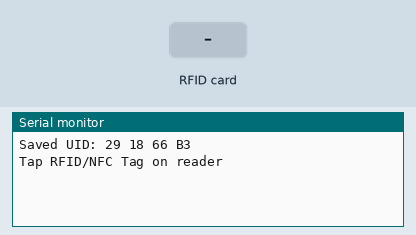
Simulated run of this sketch. Board: Arduino Uno, built with avr-gcc and run on an emulated ATmega328P. Parts: the last lines printed to the serial monitor. The test bench sets the inputs (shaded band).

Above: at 1.2 s.
1.3 s: RFID card 29 18 66 B3 held to the reader
At 2.3 s:
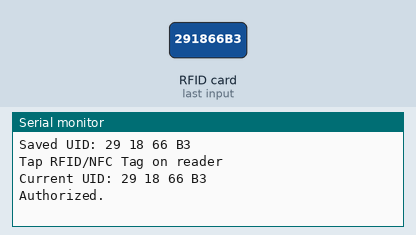
2.8 s: RFID card 5E 7A 19 C4 held to the reader
At 3.7 s:
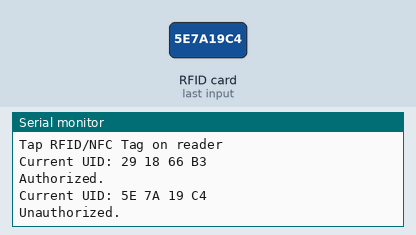

The sketch:

2.ino
```cpp
/*
 * Created by Eyal Rufeisen
 *
 * Compares any scanned nfc to the saved one.
 * Can do any action you want based on whether it matches (whether it's 'authorized').
 * Right now it just prints out if it's the right one or not.
 *
 * Based on example code from: https://arduinogetstarted.com/tutorials/arduino-rfid-nfc
 */

/* Required Libraries -> If you get an error about not finding these libraries ->
Go to tools -> Manage Libraries and search for 'MFRC522' -> install it.
SPI should be installed by default
*/
#include <SPI.h>
#include <MFRC522.h>

// Initialization stuff
#define SS_PIN 10
#define RST_PIN 5
MFRC522 rfid(SS_PIN, RST_PIN);

byte savedUID[4] = {0x29,0x18,0x66,0xB3};

void setup() {
  // Initialization stuff
  Serial.begin(9600);
  SPI.begin(); // init SPI bus
  rfid.PCD_Init(); // init MFRC522

  // Print saved uid
  Serial.print("Saved UID:" );
  printArrAsHex(savedUID, 4);
  Serial.println();

  Serial.println("Tap RFID/NFC Tag on reader");
}

void loop() {
  if (rfid.PICC_IsNewCardPresent()) { // new tag is available
    if (rfid.PICC_ReadCardSerial()) { // NUID has been readed
      MFRC522::PICC_Type piccType = rfid.PICC_GetType(rfid.uid.sak);

      // Read rfid into our own arr
      byte currUID[4] = {0,0,0,0};
      copyByteArr(currUID, rfid.uid.uidByte, 4);

      // Print current UID
      Serial.println();
      Serial.print("Current UID:");
      printArrAsHex(currUID, 4);
      Serial.println();

      if (compareByteArr(savedUID, currUID, 4)) {
        Serial.print("Authorized.");
        Serial.println();
      }
      else {
        Serial.print("Unauthorized.");
        Serial.println();
      }

      // Finish reading current card/tag
      rfid.PICC_HaltA(); // halt PICC
      rfid.PCD_StopCrypto1(); // stop encryption on PCD
    }
  }
}

/*
 * Prints the hexadecimal representation of the rfid/nfc UID - code
 * arr - The byte array to sace the UID into
 * arrSize - size of UID code to print
 */
void printArrAsHex(byte arr[], int arrSize) {
    for (int i = 0; i < arrSize; i++) {
      Serial.print(arr[i] < 0x10 ? " 0" : " ");
      Serial.print(arr[i], HEX);
    }
}

/*
 * Copys/reads rfid bytes into the array byte by byte
 * copyInto - copys the bytes into this array
 * copyFrom - copys the bytes from this array
 * arrSize - array size
 */
void copyByteArr (byte copyInto[], byte copyFrom[], int arrSize) {
  for (int i = 0; i < arrSize; i++) {
    copyInto[i] = copyFrom[i];
  }
}

/*
 * Compares two byte arrays - returns true if they're indentical, returns false otherwise.
 * arr1 - first byte array to compare
 * arr2 - second byte array to compare
 * arrSize - size of the arrays
 */
bool compareByteArr (byte arr1[], byte arr2[], int arrSize) {
  for (int i = 0; i < arrSize; i++) {
    if (arr1[i] != arr2[i]) {
      return false;
    }
  }

  return true;
}
```

Measured:
- after the input at 1.3 s, the serial monitor: prints a new line at once (image 1)
- after the input at 2.8 s, the serial monitor: prints a new line at once (image 2)
